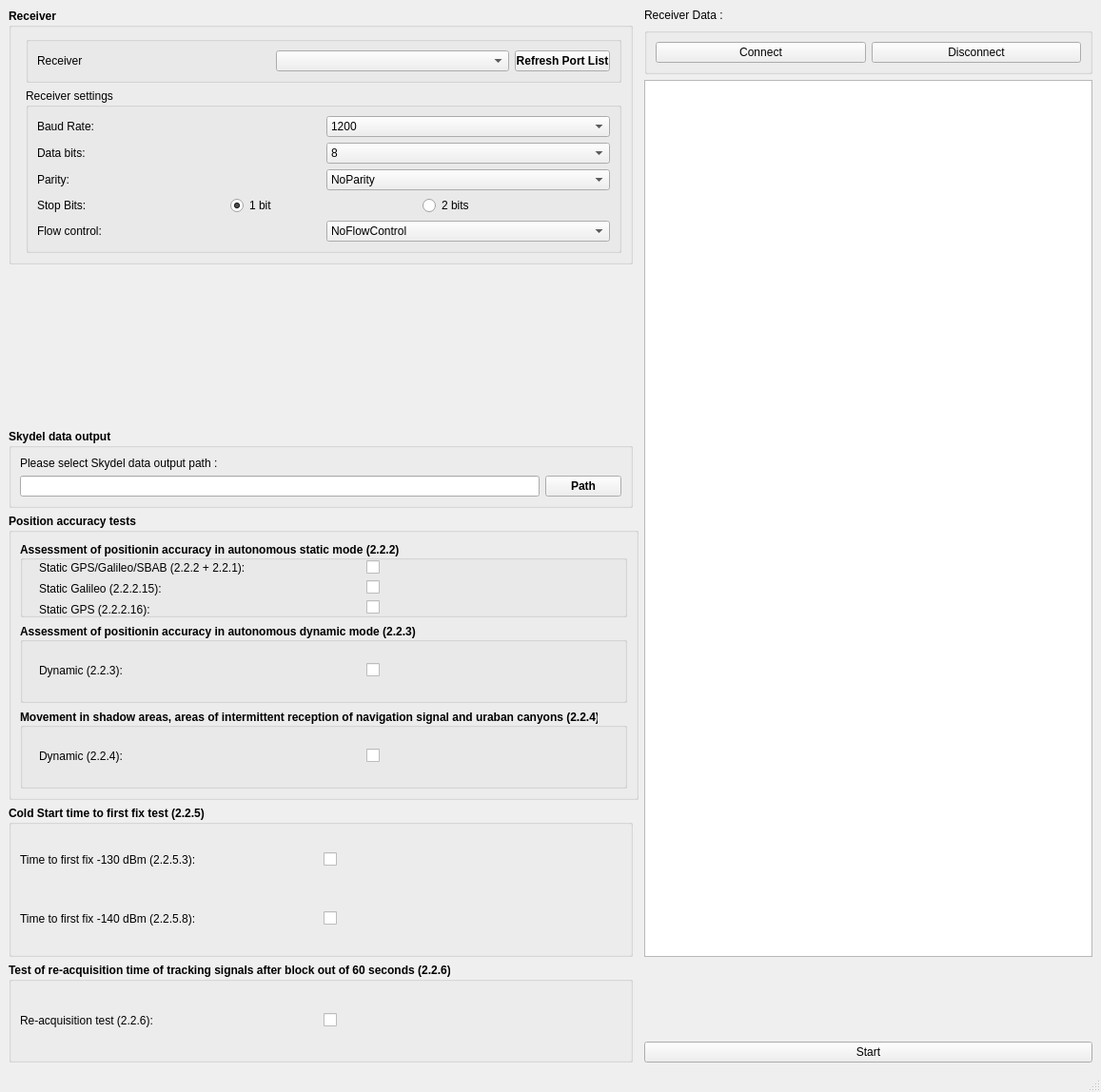
<?xml version="1.0" encoding="UTF-8"?>
<ui version="4.0">
 <class>MainWindow</class>
 <widget class="QMainWindow" name="MainWindow">
  <property name="geometry">
   <rect>
    <x>0</x>
    <y>0</y>
    <width>1157</width>
    <height>1148</height>
   </rect>
  </property>
  <property name="windowTitle">
   <string>MainWindow</string>
  </property>
  <widget class="QWidget" name="centralwidget">
   <layout class="QGridLayout" name="gridLayout">
    <item row="0" column="2" rowspan="6">
     <layout class="QVBoxLayout" name="verticalLayout_3">
      <item>
       <widget class="QLabel" name="label_5">
        <property name="text">
         <string>Receiver Data :</string>
        </property>
       </widget>
      </item>
      <item>
       <widget class="QGroupBox" name="groupBox_4">
        <property name="enabled">
         <bool>true</bool>
        </property>
        <property name="flat">
         <bool>false</bool>
        </property>
        <layout class="QHBoxLayout" name="horizontalLayout_14">
         <item>
          <widget class="QPushButton" name="btnConnectReceiver">
           <property name="text">
            <string>Connect</string>
           </property>
          </widget>
         </item>
         <item>
          <widget class="QPushButton" name="btnDisconnectReceiver">
           <property name="text">
            <string>Disconnect</string>
           </property>
          </widget>
         </item>
        </layout>
       </widget>
      </item>
      <item>
       <widget class="QListWidget" name="lstReceiverData"/>
      </item>
     </layout>
    </item>
    <item row="0" column="0">
     <widget class="QGroupBox" name="Receiver">
      <property name="font">
       <font>
        <bold>true</bold>
       </font>
      </property>
      <property name="title">
       <string>Receiver</string>
      </property>
      <layout class="QFormLayout" name="formLayout">
       <item row="0" column="1">
        <widget class="QGroupBox" name="groupBox_5">
         <property name="title">
          <string/>
         </property>
         <layout class="QHBoxLayout" name="horizontalLayout_12">
          <item>
           <widget class="QLabel" name="label_4">
            <property name="font">
             <font>
              <bold>false</bold>
             </font>
            </property>
            <property name="text">
             <string>Receiver</string>
            </property>
           </widget>
          </item>
          <item>
           <widget class="QComboBox" name="cmbReceiver"/>
          </item>
          <item>
           <widget class="QPushButton" name="btnRefreshPortList">
            <property name="maximumSize">
             <size>
              <width>100</width>
              <height>16777215</height>
             </size>
            </property>
            <property name="text">
             <string>Refresh Port List</string>
            </property>
           </widget>
          </item>
         </layout>
        </widget>
       </item>
       <item row="1" column="1">
        <widget class="QGroupBox" name="groupBox_3">
         <property name="font">
          <font>
           <bold>false</bold>
          </font>
         </property>
         <property name="title">
          <string>Receiver settings</string>
         </property>
         <layout class="QVBoxLayout" name="verticalLayout_7">
          <item>
           <layout class="QHBoxLayout" name="horizontalLayout_2">
            <item>
             <widget class="QLabel" name="label_6">
              <property name="font">
               <font>
                <bold>false</bold>
               </font>
              </property>
              <property name="text">
               <string>Baud Rate:</string>
              </property>
             </widget>
            </item>
            <item>
             <widget class="QComboBox" name="cmbBaudRate">
              <property name="frame">
               <bool>true</bool>
              </property>
              <item>
               <property name="text">
                <string>1200</string>
               </property>
              </item>
              <item>
               <property name="text">
                <string>2400</string>
               </property>
              </item>
              <item>
               <property name="text">
                <string>4800</string>
               </property>
              </item>
              <item>
               <property name="text">
                <string>9600</string>
               </property>
              </item>
              <item>
               <property name="text">
                <string>19200</string>
               </property>
              </item>
              <item>
               <property name="text">
                <string>38400</string>
               </property>
              </item>
              <item>
               <property name="text">
                <string>57600</string>
               </property>
              </item>
              <item>
               <property name="text">
                <string>115200</string>
               </property>
              </item>
              <item>
               <property name="text">
                <string>460800</string>
               </property>
              </item>
              <item>
               <property name="text">
                <string>921600</string>
               </property>
              </item>
             </widget>
            </item>
           </layout>
          </item>
          <item>
           <layout class="QHBoxLayout" name="horizontalLayout_6">
            <item>
             <widget class="QLabel" name="label_7">
              <property name="font">
               <font>
                <bold>false</bold>
               </font>
              </property>
              <property name="text">
               <string>Data bits:</string>
              </property>
             </widget>
            </item>
            <item>
             <widget class="QComboBox" name="cmbDataBits">
              <item>
               <property name="text">
                <string>8</string>
               </property>
              </item>
              <item>
               <property name="text">
                <string>7</string>
               </property>
              </item>
              <item>
               <property name="text">
                <string>6</string>
               </property>
              </item>
              <item>
               <property name="text">
                <string>5</string>
               </property>
              </item>
             </widget>
            </item>
           </layout>
          </item>
          <item>
           <layout class="QHBoxLayout" name="horizontalLayout_9">
            <item>
             <widget class="QLabel" name="label_8">
              <property name="font">
               <font>
                <bold>false</bold>
               </font>
              </property>
              <property name="text">
               <string>Parity: </string>
              </property>
             </widget>
            </item>
            <item>
             <widget class="QComboBox" name="cmbParity">
              <item>
               <property name="text">
                <string>NoParity</string>
               </property>
              </item>
              <item>
               <property name="text">
                <string>Even</string>
               </property>
              </item>
              <item>
               <property name="text">
                <string>Odd</string>
               </property>
              </item>
              <item>
               <property name="text">
                <string>Space</string>
               </property>
              </item>
              <item>
               <property name="text">
                <string>Mark</string>
               </property>
              </item>
             </widget>
            </item>
           </layout>
          </item>
          <item>
           <layout class="QHBoxLayout" name="horizontalLayout_11">
            <item>
             <widget class="QLabel" name="label_15">
              <property name="font">
               <font>
                <bold>false</bold>
               </font>
              </property>
              <property name="text">
               <string>Stop Bits:</string>
              </property>
             </widget>
            </item>
            <item>
             <widget class="QRadioButton" name="rBtn1Bit">
              <property name="text">
               <string>1 bit</string>
              </property>
              <property name="checked">
               <bool>true</bool>
              </property>
             </widget>
            </item>
            <item>
             <widget class="QRadioButton" name="rBtn2Bits">
              <property name="text">
               <string>2 bits</string>
              </property>
             </widget>
            </item>
           </layout>
          </item>
          <item>
           <layout class="QHBoxLayout" name="horizontalLayout_10">
            <item>
             <widget class="QLabel" name="label_12">
              <property name="font">
               <font>
                <bold>false</bold>
               </font>
              </property>
              <property name="text">
               <string>Flow control:</string>
              </property>
             </widget>
            </item>
            <item>
             <widget class="QComboBox" name="cmbFlowControl">
              <item>
               <property name="text">
                <string>NoFlowControl</string>
               </property>
              </item>
              <item>
               <property name="text">
                <string>Hardware</string>
               </property>
              </item>
              <item>
               <property name="text">
                <string>Software</string>
               </property>
              </item>
             </widget>
            </item>
           </layout>
          </item>
         </layout>
        </widget>
       </item>
      </layout>
     </widget>
    </item>
    <item row="3" column="0">
     <widget class="QGroupBox" name="Data">
      <property name="font">
       <font>
        <bold>true</bold>
       </font>
      </property>
      <property name="title">
       <string>Skydel data output</string>
      </property>
      <layout class="QVBoxLayout" name="verticalLayout_4">
       <item>
        <widget class="QLabel" name="label_9">
         <property name="font">
          <font>
           <bold>false</bold>
          </font>
         </property>
         <property name="text">
          <string>Please select Skydel data output path :</string>
         </property>
        </widget>
       </item>
       <item>
        <layout class="QHBoxLayout" name="horizontalLayout_7">
         <item>
          <widget class="QLineEdit" name="path"/>
         </item>
         <item>
          <widget class="QPushButton" name="pathBtn">
           <property name="text">
            <string>Path</string>
           </property>
          </widget>
         </item>
        </layout>
       </item>
      </layout>
     </widget>
    </item>
    <item row="4" column="0" colspan="2">
     <widget class="QGroupBox" name="Test">
      <property name="minimumSize">
       <size>
        <width>394</width>
        <height>150</height>
       </size>
      </property>
      <property name="font">
       <font>
        <bold>true</bold>
       </font>
      </property>
      <property name="title">
       <string>Position accuracy tests</string>
      </property>
      <layout class="QVBoxLayout" name="verticalLayout_5">
       <item>
        <layout class="QVBoxLayout" name="Static">
         <item>
          <widget class="QGroupBox" name="groupBox">
           <property name="minimumSize">
            <size>
             <width>120</width>
             <height>80</height>
            </size>
           </property>
           <property name="font">
            <font>
             <bold>true</bold>
            </font>
           </property>
           <property name="title">
            <string>Assessment of positionin accuracy in autonomous static mode (2.2.2)</string>
           </property>
           <property name="alignment">
            <set>Qt::AlignmentFlag::AlignLeading|Qt::AlignmentFlag::AlignLeft|Qt::AlignmentFlag::AlignVCenter</set>
           </property>
           <property name="flat">
            <bool>false</bool>
           </property>
           <property name="checkable">
            <bool>false</bool>
           </property>
           <widget class="QWidget" name="layoutWidget">
            <property name="geometry">
             <rect>
              <x>20</x>
              <y>20</y>
              <width>681</width>
              <height>60</height>
             </rect>
            </property>
            <layout class="QHBoxLayout" name="horizontalLayout">
             <item>
              <layout class="QVBoxLayout" name="verticalLayout_2">
               <item>
                <widget class="QLabel" name="label_3">
                 <property name="font">
                  <font>
                   <bold>false</bold>
                  </font>
                 </property>
                 <property name="text">
                  <string>Static GPS/Galileo/SBAB (2.2.2 + 2.2.1):</string>
                 </property>
                </widget>
               </item>
               <item>
                <widget class="QLabel" name="label_2">
                 <property name="font">
                  <font>
                   <bold>false</bold>
                  </font>
                 </property>
                 <property name="text">
                  <string>Static Galileo (2.2.2.15):</string>
                 </property>
                </widget>
               </item>
               <item>
                <widget class="QLabel" name="label">
                 <property name="font">
                  <font>
                   <bold>false</bold>
                  </font>
                 </property>
                 <property name="text">
                  <string>Static GPS (2.2.2.16):</string>
                 </property>
                </widget>
               </item>
              </layout>
             </item>
             <item>
              <layout class="QVBoxLayout" name="verticalLayout">
               <item>
                <widget class="QCheckBox" name="staticGPS_Gal_SBAB">
                 <property name="font">
                  <font>
                   <bold>false</bold>
                   <kerning>false</kerning>
                  </font>
                 </property>
                 <property name="text">
                  <string/>
                 </property>
                </widget>
               </item>
               <item>
                <widget class="QCheckBox" name="staticGal">
                 <property name="font">
                  <font>
                   <bold>false</bold>
                  </font>
                 </property>
                 <property name="text">
                  <string/>
                 </property>
                </widget>
               </item>
               <item>
                <widget class="QCheckBox" name="staticGPS">
                 <property name="font">
                  <font>
                   <bold>false</bold>
                  </font>
                 </property>
                 <property name="text">
                  <string/>
                 </property>
                </widget>
               </item>
              </layout>
             </item>
            </layout>
           </widget>
          </widget>
         </item>
        </layout>
       </item>
       <item>
        <widget class="QGroupBox" name="Dynamic223">
         <property name="minimumSize">
          <size>
           <width>408</width>
           <height>84</height>
          </size>
         </property>
         <property name="font">
          <font>
           <bold>true</bold>
          </font>
         </property>
         <property name="title">
          <string>Assessment of positionin accuracy in autonomous dynamic mode (2.2.3)</string>
         </property>
         <property name="alignment">
          <set>Qt::AlignmentFlag::AlignLeading|Qt::AlignmentFlag::AlignLeft|Qt::AlignmentFlag::AlignVCenter</set>
         </property>
         <property name="flat">
          <bool>false</bool>
         </property>
         <property name="checkable">
          <bool>false</bool>
         </property>
         <widget class="QWidget" name="layoutWidget_2">
          <property name="geometry">
           <rect>
            <x>20</x>
            <y>20</y>
            <width>681</width>
            <height>60</height>
           </rect>
          </property>
          <layout class="QHBoxLayout" name="horizontalLayout_3">
           <item>
            <widget class="QLabel" name="label_10">
             <property name="minimumSize">
              <size>
               <width>116</width>
               <height>56</height>
              </size>
             </property>
             <property name="font">
              <font>
               <bold>false</bold>
              </font>
             </property>
             <property name="text">
              <string>Dynamic (2.2.3):</string>
             </property>
            </widget>
           </item>
           <item>
            <widget class="QCheckBox" name="dynamic223">
             <property name="minimumSize">
              <size>
               <width>116</width>
               <height>10</height>
              </size>
             </property>
             <property name="font">
              <font>
               <bold>false</bold>
               <kerning>false</kerning>
              </font>
             </property>
             <property name="text">
              <string/>
             </property>
            </widget>
           </item>
          </layout>
         </widget>
        </widget>
       </item>
       <item>
        <widget class="QGroupBox" name="Dynamic224">
         <property name="minimumSize">
          <size>
           <width>408</width>
           <height>84</height>
          </size>
         </property>
         <property name="font">
          <font>
           <bold>true</bold>
          </font>
         </property>
         <property name="title">
          <string>Movement in shadow areas, areas of intermittent reception of navigation signal and uraban canyons (2.2.4)</string>
         </property>
         <property name="alignment">
          <set>Qt::AlignmentFlag::AlignLeading|Qt::AlignmentFlag::AlignLeft|Qt::AlignmentFlag::AlignVCenter</set>
         </property>
         <property name="flat">
          <bool>false</bool>
         </property>
         <property name="checkable">
          <bool>false</bool>
         </property>
         <widget class="QWidget" name="layoutWidget_6">
          <property name="geometry">
           <rect>
            <x>20</x>
            <y>20</y>
            <width>681</width>
            <height>60</height>
           </rect>
          </property>
          <layout class="QHBoxLayout" name="horizontalLayout_8">
           <item>
            <widget class="QLabel" name="label_11">
             <property name="minimumSize">
              <size>
               <width>116</width>
               <height>56</height>
              </size>
             </property>
             <property name="font">
              <font>
               <bold>false</bold>
              </font>
             </property>
             <property name="text">
              <string>Dynamic (2.2.4):</string>
             </property>
            </widget>
           </item>
           <item>
            <widget class="QCheckBox" name="dynamic224">
             <property name="minimumSize">
              <size>
               <width>116</width>
               <height>10</height>
              </size>
             </property>
             <property name="font">
              <font>
               <bold>false</bold>
               <kerning>false</kerning>
              </font>
             </property>
             <property name="text">
              <string/>
             </property>
            </widget>
           </item>
          </layout>
         </widget>
        </widget>
       </item>
      </layout>
     </widget>
    </item>
    <item row="7" column="2">
     <widget class="QPushButton" name="start">
      <property name="text">
       <string>Start</string>
      </property>
     </widget>
    </item>
    <item row="5" column="0">
     <widget class="QGroupBox" name="groupBox_2">
      <property name="font">
       <font>
        <bold>true</bold>
       </font>
      </property>
      <property name="title">
       <string>Cold Start time to first fix test (2.2.5)</string>
      </property>
      <layout class="QVBoxLayout" name="verticalLayout_6">
       <item>
        <layout class="QHBoxLayout" name="horizontalLayout_4">
         <item>
          <widget class="QLabel" name="label_13">
           <property name="minimumSize">
            <size>
             <width>116</width>
             <height>56</height>
            </size>
           </property>
           <property name="font">
            <font>
             <bold>false</bold>
            </font>
           </property>
           <property name="text">
            <string>Time to first fix -130 dBm (2.2.5.3):</string>
           </property>
          </widget>
         </item>
         <item>
          <widget class="QCheckBox" name="ttff2253">
           <property name="minimumSize">
            <size>
             <width>116</width>
             <height>10</height>
            </size>
           </property>
           <property name="font">
            <font>
             <bold>false</bold>
             <kerning>false</kerning>
            </font>
           </property>
           <property name="text">
            <string/>
           </property>
          </widget>
         </item>
        </layout>
       </item>
       <item>
        <layout class="QHBoxLayout" name="horizontalLayout_5">
         <item>
          <widget class="QLabel" name="label_14">
           <property name="minimumSize">
            <size>
             <width>116</width>
             <height>56</height>
            </size>
           </property>
           <property name="font">
            <font>
             <bold>false</bold>
            </font>
           </property>
           <property name="text">
            <string>Time to first fix -140 dBm (2.2.5.8):</string>
           </property>
          </widget>
         </item>
         <item>
          <widget class="QCheckBox" name="ttff2258">
           <property name="minimumSize">
            <size>
             <width>116</width>
             <height>10</height>
            </size>
           </property>
           <property name="font">
            <font>
             <bold>false</bold>
             <kerning>false</kerning>
            </font>
           </property>
           <property name="text">
            <string/>
           </property>
          </widget>
         </item>
        </layout>
       </item>
      </layout>
     </widget>
    </item>
    <item row="6" column="0" rowspan="2">
     <widget class="QGroupBox" name="groupBox_6">
      <property name="font">
       <font>
        <bold>true</bold>
       </font>
      </property>
      <property name="title">
       <string>Test of re-acquisition time of tracking signals after block out of 60 seconds (2.2.6)</string>
      </property>
      <layout class="QHBoxLayout" name="horizontalLayout_13">
       <item>
        <widget class="QLabel" name="label_16">
         <property name="font">
          <font>
           <bold>false</bold>
          </font>
         </property>
         <property name="text">
          <string>Re-acquisition test (2.2.6):</string>
         </property>
        </widget>
       </item>
       <item>
        <widget class="QCheckBox" name="reAcq226">
         <property name="font">
          <font>
           <bold>false</bold>
          </font>
         </property>
         <property name="text">
          <string/>
         </property>
        </widget>
       </item>
      </layout>
     </widget>
    </item>
   </layout>
  </widget>
  <widget class="QMenuBar" name="menubar">
   <property name="geometry">
    <rect>
     <x>0</x>
     <y>0</y>
     <width>1157</width>
     <height>22</height>
    </rect>
   </property>
  </widget>
  <widget class="QStatusBar" name="statusbar"/>
 </widget>
 <resources/>
 <connections/>
</ui>
